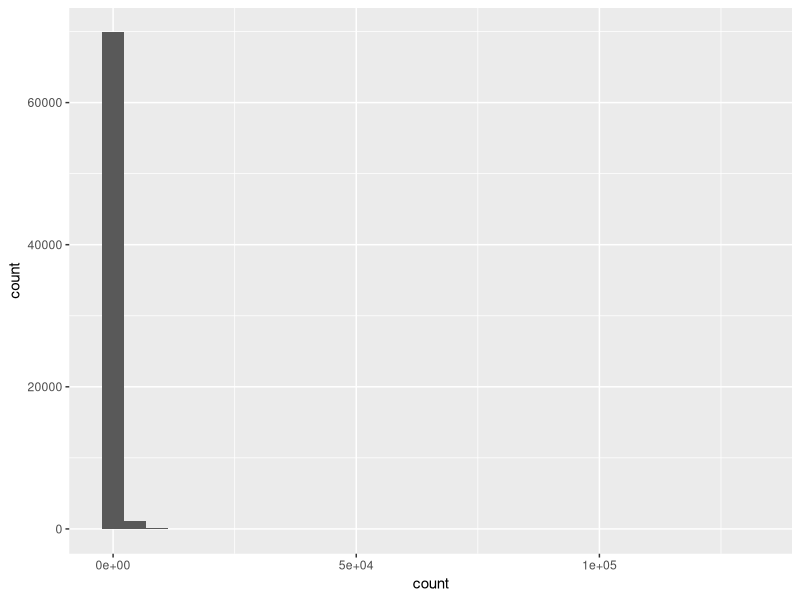
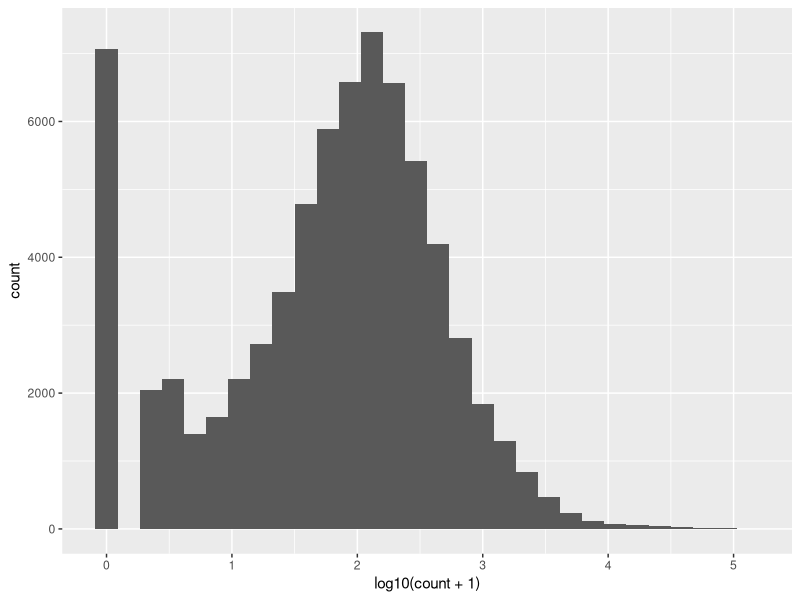

Source code (R) for these figures, in order: (Note: this script raises an error after producing the figures.)
## ---- chunk 1
library(tidyverse)
## ---- chunk 2
# 🐸 import the s30 data
s30 <- read_csv("data-raw/xlaevis_counts_S30.csv")
## ---- chunk 3
s30 |>
  pivot_longer(cols = -xenbase_gene_id,
               names_to = "sample",
               values_to = "count") |>
  ggplot(aes(x = count)) +
  geom_histogram()
## ---- chunk 4
s30 |>
  pivot_longer(cols = -xenbase_gene_id,
               names_to = "sample",
               values_to = "count") |>
  ggplot(aes(x = log10(count + 1))) +
  geom_histogram()
## ---- chunk 5
# examine all the columns quickly
# works well with smaller numbers of column
summary(s30)
## ---- chunk 6

s30 |>
  summarise(sum(S30_C_1 > 0),
            sum(S30_C_2 > 0),
            sum(S30_C_3 > 0),
            sum(S30_F_1 > 0),
            sum(S30_F_2 > 0),
            sum(S30_F_3 > 0))
## ---- chunk 7
s30 |>
  pivot_longer(cols = -xenbase_gene_id,
               names_to = "sample",
               values_to = "count") |>
  group_by(sample) |>
  summarise(n_above_zero = sum(count > 0))
## ---- chunk 8
s30 |>
  pivot_longer(cols = -xenbase_gene_id,
               names_to = "sample",
               values_to = "count") |>
  group_by(sample) |>
  summarise(min = min(count),
            lowerq = quantile(count, 0.25),
            mean = mean(count),
            median = median(count),
            upperq = quantile(count, 0.75),
            max = max(count),
            n_above_zero = sum(count > 0))
## ---- chunk 9
#| echo: false
#---CODING ANSWER---
s30_summary_samp <- s30 |>
  pivot_longer(cols = -xenbase_gene_id,
               names_to = "sample",
               values_to = "count") |>
  group_by(sample) |>
  summarise(min = min(count),
            lowerq = quantile(count, 0.25),
            mean = mean(count),
            median = median(count),
            upperq = quantile(count, 0.75),
            max = max(count),
            n_above_zero = sum(count > 0))
## ---- chunk 10
s30 |>
  pivot_longer(cols = -xenbase_gene_id,
               names_to = "sample",
               values_to = "count") |>
  ggplot(aes(log10(count + 1))) +
  geom_density() +
  facet_wrap(. ~ sample, nrow = 3)
## ---- chunk 11
#| echo: false
#---CODING ANSWER---
# you need to group by `xenbase_gene_id` rather than `sample_id`
# sum(count) will find the sum of counts
s30_summary_gene <- s30 |>
  pivot_longer(cols = -xenbase_gene_id,
               names_to = "sample",
               values_to = "count") |>
  group_by(xenbase_gene_id) |>
  summarise(min = min(count),
            lowerq = quantile(count, 0.25),
            sd = sd(count),
            mean = mean(count),
            median = median(count),
            upperq = quantile(count, 0.75),
            max = max(count),
            total = sum(count),
            n_above_zero = sum(count > 0))
## ---- chunk 12
s30_summary_gene |> 
  ggplot(aes(x = reorder(xenbase_gene_id, mean), y = log10(mean))) +
  geom_pointrange(aes(ymin = log10(mean - sd), 
                      ymax = log10(mean + sd )),
                  size = 0.1)
## ---- chunk 13
# 🎄 import the wild data
wild <- read_csv("data-raw/arabidopsis-wild.csv")
## ---- chunk 14
wild |>
  pivot_longer(cols = -gene_id,
               names_to = "sample",
               values_to = "count") |>
  ggplot(aes(x = count)) +
  geom_histogram()
## ---- chunk 15
wild |>
  pivot_longer(cols = -gene_id,
               names_to = "sample",
               values_to = "count") |>
  ggplot(aes(x = log10(count + 1))) +
  geom_histogram()
## ---- chunk 16
# examine all the columns quickly
# works well with smaller numbers of column
summary(wild)
## ---- chunk 17

wild |>
  summarise(sum(SRX028961_wild_def > 0),
            sum(SRX028957_wild_def > 0),
            sum(SRX028960_wild_suf > 0),
            sum(SRX028956_wild_suf > 0))
## ---- chunk 18
wild |>
  pivot_longer(cols = -gene_id,
               names_to = "sample",
               values_to = "count") |>
  group_by(sample) |>
  summarise(n_above_zero = sum(count > 0))
## ---- chunk 19
wild |>
  pivot_longer(cols = -gene_id,
               names_to = "sample",
               values_to = "count") |>
  group_by(sample) |>
  summarise(min = min(count),
            lowerq = quantile(count, 0.25),
            mean = mean(count),
            median = median(count),
            upperq = quantile(count, 0.75),
            max = max(count),
            n_above_zero = sum(count > 0))
## ---- chunk 20
#| echo: false
#---CODING ANSWER---
wild_summary_samp <- wild |>
  pivot_longer(cols = -gene_id,
               names_to = "sample",
               values_to = "count") |>
  group_by(sample) |>
  summarise(min = min(count),
            lowerq = quantile(count, 0.25),
            mean = mean(count),
            median = median(count),
            upperq = quantile(count, 0.75),
            max = max(count),
            n_above_zero = sum(count > 0))
## ---- chunk 21
wild |>
  pivot_longer(cols = -gene_id,
               names_to = "sample",
               values_to = "count") |>
  ggplot(aes(log10(count + 1))) +
  geom_density() +
  facet_wrap(. ~ sample, nrow = 3)
## ---- chunk 22
#| echo: false
#---CODING ANSWER---
# you need to group by `gene_id` rather than `sample_id`
# sum(count) will find the sum of counts
wild_summary_gene <- wild |>
  pivot_longer(cols = -gene_id,
               names_to = "sample",
               values_to = "count") |>
  group_by(gene_id) |>
  summarise(min = min(count),
            lowerq = quantile(count, 0.25),
            sd = sd(count),
            mean = mean(count),
            median = median(count),
            upperq = quantile(count, 0.75),
            max = max(count),
            total = sum(count),
            n_above_zero = sum(count > 0))
## ---- chunk 23
wild_summary_gene |> 
  ggplot(aes(x = reorder(gene_id, mean), y = log10(mean))) +
  geom_pointrange(aes(ymin = log10(mean - sd), 
                      ymax = log10(mean + sd )),
                  size = 0.1)
## ---- chunk 24
s30_summary_gene_filtered <- s30_summary_gene |> 
  filter(total > 20) |> 
  filter(n_above_zero >= 3)
## ---- chunk 25
s30_filtered <- s30 |> 
  filter(xenbase_gene_id %in%  s30_summary_gene_filtered$xenbase_gene_id)
## ---- chunk 26
write_csv(s30_filtered, 
          file = "data-processed/s30_filtered.csv")
## ---- chunk 27
wild_summary_gene_filtered <- wild_summary_gene |> 
  filter(total > 20) |> 
  filter(n_above_zero >= 2)
## ---- chunk 28
wild_filtered <- wild |> 
  filter(gene_id %in%  wild_summary_gene_filtered$gene_id)
## ---- chunk 29
write_csv(wild_filtered, 
          file = "data-processed/wild_filtered.csv")
